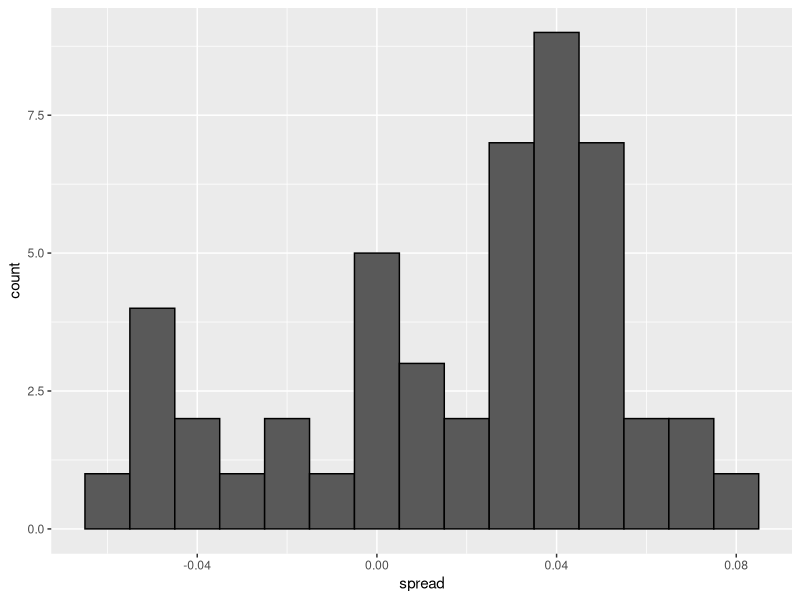
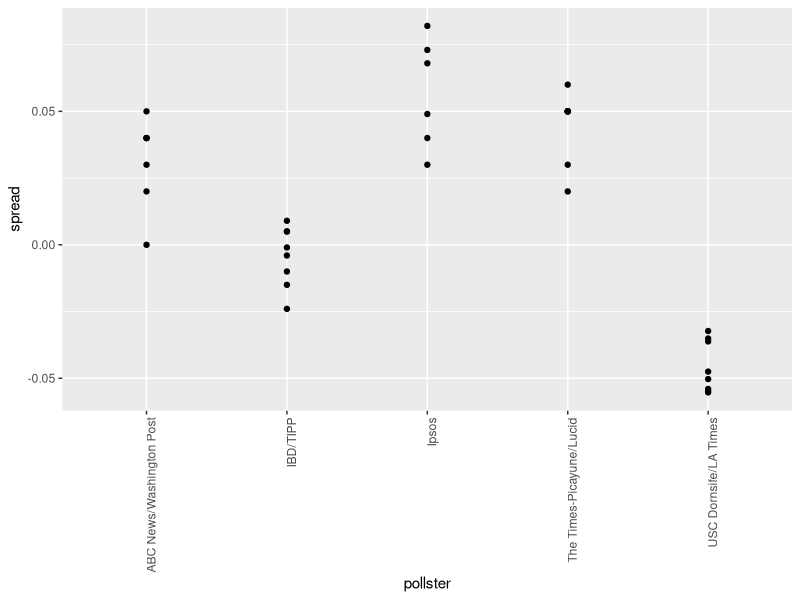

Recreate these plots in R, in order.
library(tidyverse)
library(dslabs)
data(polls_us_election_2016)
names(polls_us_election_2016)

# filter polls for US which occurred within one week of the election 
# and have either no grade or a grade higher than B
polls <- polls_us_election_2016 %>% filter(state == "U.S." & enddate >= "2016-10-31"
                                           & (grade %in% c('A+', 'A', 'A-', 'B+') | 
                                                is.na(grade)))

# add a field for spread in each poll
polls <- polls %>% mutate(spread = (rawpoll_clinton - rawpoll_trump)/100)

# calculate spread for aggregated data
d_hat <- polls %>% summarize(d_hat = sum(spread * samplesize)/sum(samplesize)) %>%
  pull(d_hat)
p_hat <- (d_hat+1)/2
margin_of_error <- 2 * 1.96 * sqrt(p_hat*(1-p_hat)/sum(polls$samplesize))

d_hat
margin_of_error

# however the actual spread was 2.1%, which is outside of the 95% confidence interval
# a histogram of the spread shows that the assumption of the data being normal is not valid
polls %>% ggplot(aes(spread)) + geom_histogram(color = 'black', binwidth = 0.01)

# this is because different pollsters have different number of polls
# furthermore, each pollster has a different bias, confirmed by the below calculation
polls %>% group_by(pollster) %>% filter(n() >= 6) %>%
  summarize(se = 2 * sqrt(p_hat*(1-p_hat)/median(samplesize)))

# plot showing spread and bias across different pollsters
polls %>% group_by(pollster) %>% filter(n() >= 6) %>% ggplot(aes(pollster, spread)) +
  geom_point() + theme(axis.text.x = element_text(angle = 90, hjust = 1))
